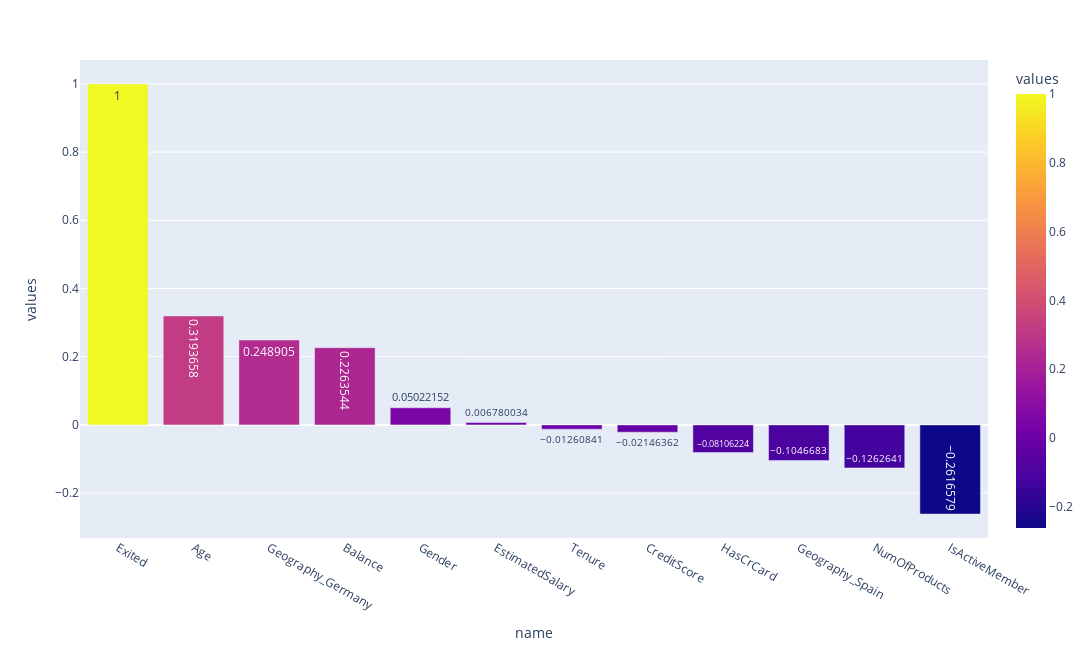

Notebook code for this chart:
### Markdown cell above
## Visualize Correlation with Bars

### Code cell
df_corr = df.corr()['Exited'].sort_values(ascending = False)
df_corr_index = df_corr.index.to_list()
df_corr_values = df_corr.values.tolist()
df_corr = pd.DataFrame({'name': df_corr_index, 'values':df_corr_values})
bar_plot_plotly(df=df_corr, x='name', y='values',hue='values', width=1500, height=650)

### Figure 1 — Plotly figure (JSON) as saved in the notebook; plotly's stock layout.template omitted (floating-point values rounded to 4 significant figures)
{"data": [{"alignmentgroup": "True", "hovertemplate": "name=%{x}<br>values=%{marker.color}<extra></extra>", "legendgroup": "", "marker": {"color": [1, 0.3194, 0.2489, 0.2264, 0.05022, 0.00678, -0.01261, -0.02146, -0.08106, -0.1047, -0.1263, -0.2617], "coloraxis": "coloraxis", "pattern": {"shape": ""}}, "name": "", "offsetgroup": "", "orientation": "v", "showlegend": false, "textposition": "auto", "texttemplate": "%{y}", "type": "bar", "x": ["Exited", "Age", "Geography_Germany", "Balance", "Gender", "EstimatedSalary", "Tenure", "CreditScore", "HasCrCard", "Geography_Spain", "NumOfProducts", "IsActiveMember"], "xaxis": "x", "y": [1, 0.3194, 0.2489, 0.2264, 0.05022, 0.00678, -0.01261, -0.02146, -0.08106, -0.1047, -0.1263, -0.2617], "yaxis": "y"}], "layout": {"barmode": "group", "coloraxis": {"colorbar": {"title": {"text": "values"}}, "colorscale": [[0, "#0d0887"], [0.1111, "#46039f"], [0.2222, "#7201a8"], [0.3333, "#9c179e"], [0.4444, "#bd3786"], [0.5556, "#d8576b"], [0.6667, "#ed7953"], [0.7778, "#fb9f3a"], [0.8889, "#fdca26"], [1, "#f0f921"]]}, "height": 650, "legend": {"title": {"text": "values"}, "tracegroupgap": 0}, "margin": {"t": 60}, "width": 1500, "xaxis": {"anchor": "y", "domain": [0, 1], "title": {"text": "name"}}, "yaxis": {"anchor": "x", "domain": [0, 1], "title": {"text": "values"}}}}
